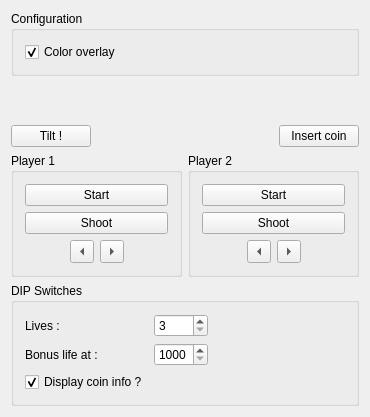
<?xml version="1.0" encoding="UTF-8"?>
<ui version="4.0">
 <class>MainWindow</class>
 <widget class="QMainWindow" name="MainWindow">
  <property name="geometry">
   <rect>
    <x>0</x>
    <y>0</y>
    <width>370</width>
    <height>417</height>
   </rect>
  </property>
  <property name="windowTitle">
   <string>MainWindow</string>
  </property>
  <widget class="QWidget" name="centralWidget">
   <property name="styleSheet">
    <string notr="true"/>
   </property>
   <layout class="QVBoxLayout" name="verticalLayout">
    <item>
     <widget class="QGroupBox" name="groupBox_4">
      <property name="title">
       <string>Configuration</string>
      </property>
      <layout class="QVBoxLayout" name="verticalLayout_4">
       <item>
        <widget class="QCheckBox" name="colorOverlay">
         <property name="focusPolicy">
          <enum>Qt::NoFocus</enum>
         </property>
         <property name="text">
          <string>Color overlay</string>
         </property>
         <property name="checked">
          <bool>true</bool>
         </property>
         <property name="tristate">
          <bool>false</bool>
         </property>
        </widget>
       </item>
      </layout>
     </widget>
    </item>
    <item>
     <layout class="QHBoxLayout" name="horizontalLayout_5">
      <item>
       <widget class="Screen" name="screen" native="true">
        <property name="styleSheet">
         <string notr="true">border-style: linet;
border-width: 4px;
border-color: white;</string>
        </property>
       </widget>
      </item>
     </layout>
    </item>
    <item>
     <layout class="QHBoxLayout" name="horizontalLayout_4">
      <item>
       <widget class="QPushButton" name="tiltButton">
        <property name="focusPolicy">
         <enum>Qt::NoFocus</enum>
        </property>
        <property name="text">
         <string>Tilt !</string>
        </property>
        <property name="checkable">
         <bool>true</bool>
        </property>
       </widget>
      </item>
      <item>
       <spacer name="horizontalSpacer_5">
        <property name="orientation">
         <enum>Qt::Horizontal</enum>
        </property>
        <property name="sizeHint" stdset="0">
         <size>
          <width>40</width>
          <height>20</height>
         </size>
        </property>
       </spacer>
      </item>
      <item>
       <widget class="QPushButton" name="coinButton">
        <property name="focusPolicy">
         <enum>Qt::NoFocus</enum>
        </property>
        <property name="text">
         <string>Insert coin</string>
        </property>
        <property name="checkable">
         <bool>true</bool>
        </property>
       </widget>
      </item>
     </layout>
    </item>
    <item>
     <layout class="QHBoxLayout" name="horizontalLayout">
      <item>
       <widget class="QGroupBox" name="groupBox_2">
        <property name="title">
         <string>Player 1</string>
        </property>
        <layout class="QVBoxLayout" name="verticalLayout_2">
         <item>
          <widget class="QPushButton" name="P1StartButton">
           <property name="focusPolicy">
            <enum>Qt::NoFocus</enum>
           </property>
           <property name="text">
            <string>Start</string>
           </property>
           <property name="checkable">
            <bool>true</bool>
           </property>
           <property name="autoRepeat">
            <bool>false</bool>
           </property>
           <property name="autoExclusive">
            <bool>false</bool>
           </property>
           <property name="autoRepeatDelay">
            <number>0</number>
           </property>
           <property name="autoRepeatInterval">
            <number>0</number>
           </property>
           <property name="flat">
            <bool>false</bool>
           </property>
          </widget>
         </item>
         <item>
          <widget class="QPushButton" name="P1ShootButton">
           <property name="focusPolicy">
            <enum>Qt::NoFocus</enum>
           </property>
           <property name="text">
            <string>Shoot</string>
           </property>
           <property name="checkable">
            <bool>true</bool>
           </property>
          </widget>
         </item>
         <item>
          <layout class="QHBoxLayout" name="horizontalLayout_2">
           <item>
            <spacer name="horizontalSpacer">
             <property name="orientation">
              <enum>Qt::Horizontal</enum>
             </property>
             <property name="sizeHint" stdset="0">
              <size>
               <width>40</width>
               <height>20</height>
              </size>
             </property>
            </spacer>
           </item>
           <item>
            <widget class="QToolButton" name="P1LeftButton">
             <property name="focusPolicy">
              <enum>Qt::NoFocus</enum>
             </property>
             <property name="text">
              <string>...</string>
             </property>
             <property name="checkable">
              <bool>true</bool>
             </property>
             <property name="arrowType">
              <enum>Qt::LeftArrow</enum>
             </property>
            </widget>
           </item>
           <item>
            <widget class="QToolButton" name="P1RightButton">
             <property name="enabled">
              <bool>true</bool>
             </property>
             <property name="focusPolicy">
              <enum>Qt::NoFocus</enum>
             </property>
             <property name="inputMethodHints">
              <set>Qt::ImhNone</set>
             </property>
             <property name="text">
              <string>...</string>
             </property>
             <property name="checkable">
              <bool>true</bool>
             </property>
             <property name="autoRaise">
              <bool>false</bool>
             </property>
             <property name="arrowType">
              <enum>Qt::RightArrow</enum>
             </property>
            </widget>
           </item>
           <item>
            <spacer name="horizontalSpacer_2">
             <property name="orientation">
              <enum>Qt::Horizontal</enum>
             </property>
             <property name="sizeHint" stdset="0">
              <size>
               <width>40</width>
               <height>20</height>
              </size>
             </property>
            </spacer>
           </item>
          </layout>
         </item>
        </layout>
       </widget>
      </item>
      <item>
       <widget class="QGroupBox" name="groupBox">
        <property name="title">
         <string>Player 2</string>
        </property>
        <layout class="QVBoxLayout" name="verticalLayout_3">
         <item>
          <widget class="QPushButton" name="P2StartButton">
           <property name="focusPolicy">
            <enum>Qt::NoFocus</enum>
           </property>
           <property name="text">
            <string>Start</string>
           </property>
           <property name="checkable">
            <bool>true</bool>
           </property>
          </widget>
         </item>
         <item>
          <widget class="QPushButton" name="P2ShootButton">
           <property name="focusPolicy">
            <enum>Qt::NoFocus</enum>
           </property>
           <property name="styleSheet">
            <string notr="true"/>
           </property>
           <property name="text">
            <string>Shoot</string>
           </property>
           <property name="checkable">
            <bool>true</bool>
           </property>
          </widget>
         </item>
         <item>
          <layout class="QHBoxLayout" name="horizontalLayout_3">
           <item>
            <spacer name="horizontalSpacer_3">
             <property name="orientation">
              <enum>Qt::Horizontal</enum>
             </property>
             <property name="sizeHint" stdset="0">
              <size>
               <width>40</width>
               <height>20</height>
              </size>
             </property>
            </spacer>
           </item>
           <item>
            <widget class="QToolButton" name="P2LeftButton">
             <property name="focusPolicy">
              <enum>Qt::NoFocus</enum>
             </property>
             <property name="text">
              <string>...</string>
             </property>
             <property name="checkable">
              <bool>true</bool>
             </property>
             <property name="arrowType">
              <enum>Qt::LeftArrow</enum>
             </property>
            </widget>
           </item>
           <item>
            <widget class="QToolButton" name="P2RightButton">
             <property name="focusPolicy">
              <enum>Qt::NoFocus</enum>
             </property>
             <property name="text">
              <string>...</string>
             </property>
             <property name="checkable">
              <bool>true</bool>
             </property>
             <property name="autoRaise">
              <bool>false</bool>
             </property>
             <property name="arrowType">
              <enum>Qt::RightArrow</enum>
             </property>
            </widget>
           </item>
           <item>
            <spacer name="horizontalSpacer_4">
             <property name="orientation">
              <enum>Qt::Horizontal</enum>
             </property>
             <property name="sizeHint" stdset="0">
              <size>
               <width>40</width>
               <height>20</height>
              </size>
             </property>
            </spacer>
           </item>
          </layout>
         </item>
        </layout>
       </widget>
      </item>
     </layout>
    </item>
    <item>
     <widget class="QGroupBox" name="groupBox_3">
      <property name="styleSheet">
       <string notr="true"/>
      </property>
      <property name="title">
       <string>DIP Switches</string>
      </property>
      <layout class="QGridLayout" name="gridLayout">
       <item row="1" column="0">
        <widget class="QLabel" name="label_2">
         <property name="text">
          <string>Bonus life at : </string>
         </property>
        </widget>
       </item>
       <item row="1" column="2">
        <widget class="QSpinBox" name="spinBox_2">
         <property name="focusPolicy">
          <enum>Qt::NoFocus</enum>
         </property>
         <property name="keyboardTracking">
          <bool>false</bool>
         </property>
         <property name="minimum">
          <number>1000</number>
         </property>
         <property name="maximum">
          <number>1500</number>
         </property>
         <property name="singleStep">
          <number>500</number>
         </property>
        </widget>
       </item>
       <item row="0" column="2">
        <widget class="QSpinBox" name="spinBox">
         <property name="focusPolicy">
          <enum>Qt::NoFocus</enum>
         </property>
         <property name="wrapping">
          <bool>false</bool>
         </property>
         <property name="frame">
          <bool>true</bool>
         </property>
         <property name="readOnly">
          <bool>false</bool>
         </property>
         <property name="accelerated">
          <bool>false</bool>
         </property>
         <property name="correctionMode">
          <enum>QAbstractSpinBox::CorrectToPreviousValue</enum>
         </property>
         <property name="keyboardTracking">
          <bool>false</bool>
         </property>
         <property name="minimum">
          <number>3</number>
         </property>
         <property name="maximum">
          <number>6</number>
         </property>
        </widget>
       </item>
       <item row="2" column="0">
        <widget class="QCheckBox" name="checkBox">
         <property name="focusPolicy">
          <enum>Qt::NoFocus</enum>
         </property>
         <property name="text">
          <string>Display coin info ?</string>
         </property>
         <property name="checked">
          <bool>true</bool>
         </property>
        </widget>
       </item>
       <item row="0" column="0">
        <widget class="QLabel" name="label">
         <property name="text">
          <string>Lives : </string>
         </property>
        </widget>
       </item>
       <item row="0" column="3">
        <spacer name="horizontalSpacer_6">
         <property name="orientation">
          <enum>Qt::Horizontal</enum>
         </property>
         <property name="sizeHint" stdset="0">
          <size>
           <width>40</width>
           <height>20</height>
          </size>
         </property>
        </spacer>
       </item>
      </layout>
     </widget>
    </item>
   </layout>
  </widget>
  <widget class="QMenuBar" name="menuBar">
   <property name="geometry">
    <rect>
     <x>0</x>
     <y>0</y>
     <width>370</width>
     <height>19</height>
    </rect>
   </property>
  </widget>
 </widget>
 <layoutdefault spacing="6" margin="11"/>
 <customwidgets>
  <customwidget>
   <class>Screen</class>
   <extends>QWidget</extends>
   <header>screen.hpp</header>
   <container>1</container>
   <slots>
    <slot>setBackgroundImage(bool)</slot>
    <slot>setColorOverlay(bool)</slot>
   </slots>
  </customwidget>
 </customwidgets>
 <tabstops>
  <tabstop>P1StartButton</tabstop>
  <tabstop>P2StartButton</tabstop>
  <tabstop>P1ShootButton</tabstop>
  <tabstop>P2ShootButton</tabstop>
  <tabstop>P1RightButton</tabstop>
  <tabstop>P1LeftButton</tabstop>
  <tabstop>P2LeftButton</tabstop>
  <tabstop>P2RightButton</tabstop>
 </tabstops>
 <resources/>
 <connections>
  <connection>
   <sender>P1StartButton</sender>
   <signal>released()</signal>
   <receiver>P1StartButton</receiver>
   <slot>toggle()</slot>
   <hints>
    <hint type="sourcelabel">
     <x>142</x>
     <y>200</y>
    </hint>
    <hint type="destinationlabel">
     <x>169</x>
     <y>200</y>
    </hint>
   </hints>
  </connection>
  <connection>
   <sender>P1ShootButton</sender>
   <signal>released()</signal>
   <receiver>P1ShootButton</receiver>
   <slot>toggle()</slot>
   <hints>
    <hint type="sourcelabel">
     <x>82</x>
     <y>218</y>
    </hint>
    <hint type="destinationlabel">
     <x>77</x>
     <y>218</y>
    </hint>
   </hints>
  </connection>
  <connection>
   <sender>P1LeftButton</sender>
   <signal>released()</signal>
   <receiver>P1LeftButton</receiver>
   <slot>toggle()</slot>
   <hints>
    <hint type="sourcelabel">
     <x>92</x>
     <y>234</y>
    </hint>
    <hint type="destinationlabel">
     <x>92</x>
     <y>234</y>
    </hint>
   </hints>
  </connection>
  <connection>
   <sender>P1RightButton</sender>
   <signal>released()</signal>
   <receiver>P1RightButton</receiver>
   <slot>toggle()</slot>
   <hints>
    <hint type="sourcelabel">
     <x>122</x>
     <y>234</y>
    </hint>
    <hint type="destinationlabel">
     <x>122</x>
     <y>234</y>
    </hint>
   </hints>
  </connection>
  <connection>
   <sender>P2LeftButton</sender>
   <signal>released()</signal>
   <receiver>P2LeftButton</receiver>
   <slot>toggle()</slot>
   <hints>
    <hint type="sourcelabel">
     <x>270</x>
     <y>234</y>
    </hint>
    <hint type="destinationlabel">
     <x>270</x>
     <y>234</y>
    </hint>
   </hints>
  </connection>
  <connection>
   <sender>P2RightButton</sender>
   <signal>released()</signal>
   <receiver>P2RightButton</receiver>
   <slot>toggle()</slot>
   <hints>
    <hint type="sourcelabel">
     <x>300</x>
     <y>234</y>
    </hint>
    <hint type="destinationlabel">
     <x>300</x>
     <y>234</y>
    </hint>
   </hints>
  </connection>
  <connection>
   <sender>P2ShootButton</sender>
   <signal>released()</signal>
   <receiver>P2ShootButton</receiver>
   <slot>toggle()</slot>
   <hints>
    <hint type="sourcelabel">
     <x>347</x>
     <y>218</y>
    </hint>
    <hint type="destinationlabel">
     <x>347</x>
     <y>218</y>
    </hint>
   </hints>
  </connection>
  <connection>
   <sender>P2StartButton</sender>
   <signal>released()</signal>
   <receiver>P2StartButton</receiver>
   <slot>toggle()</slot>
   <hints>
    <hint type="sourcelabel">
     <x>347</x>
     <y>200</y>
    </hint>
    <hint type="destinationlabel">
     <x>347</x>
     <y>200</y>
    </hint>
   </hints>
  </connection>
  <connection>
   <sender>coinButton</sender>
   <signal>released()</signal>
   <receiver>coinButton</receiver>
   <slot>toggle()</slot>
   <hints>
    <hint type="sourcelabel">
     <x>359</x>
     <y>151</y>
    </hint>
    <hint type="destinationlabel">
     <x>359</x>
     <y>151</y>
    </hint>
   </hints>
  </connection>
  <connection>
   <sender>tiltButton</sender>
   <signal>released()</signal>
   <receiver>tiltButton</receiver>
   <slot>toggle()</slot>
   <hints>
    <hint type="sourcelabel">
     <x>68</x>
     <y>151</y>
    </hint>
    <hint type="destinationlabel">
     <x>76</x>
     <y>151</y>
    </hint>
   </hints>
  </connection>
  <connection>
   <sender>colorOverlay</sender>
   <signal>clicked(bool)</signal>
   <receiver>screen</receiver>
   <slot>setColorOverlay(bool)</slot>
   <hints>
    <hint type="sourcelabel">
     <x>184</x>
     <y>66</y>
    </hint>
    <hint type="destinationlabel">
     <x>184</x>
     <y>121</y>
    </hint>
   </hints>
  </connection>
  <connection>
   <sender>colorOverlay</sender>
   <signal>clicked()</signal>
   <receiver>screen</receiver>
   <slot>repaint()</slot>
   <hints>
    <hint type="sourcelabel">
     <x>184</x>
     <y>66</y>
    </hint>
    <hint type="destinationlabel">
     <x>184</x>
     <y>121</y>
    </hint>
   </hints>
  </connection>
 </connections>
</ui>
